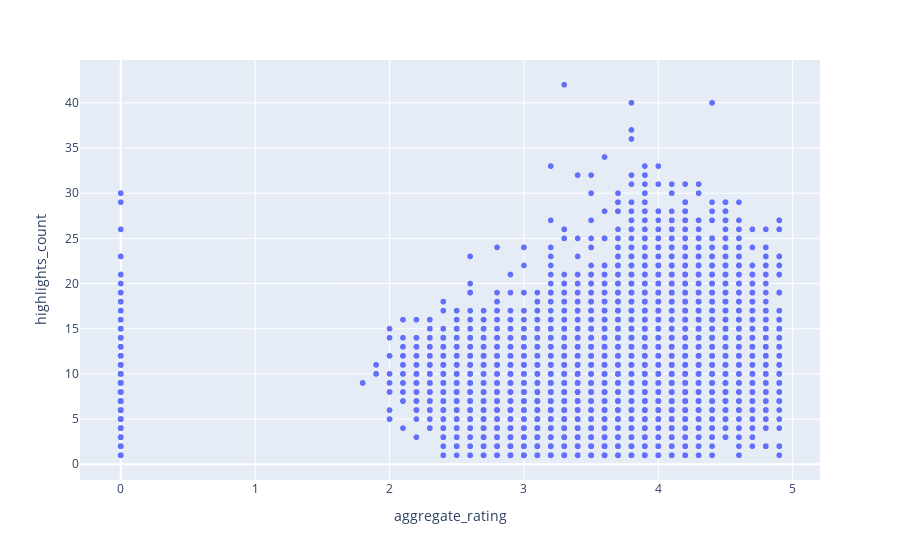

The notebook cell this image was saved under:
### Code cell
fig = px.scatter(data_frame=data, x='aggregate_rating', y='highlights_count')
fig.show()

### Figure 1 — Plotly figure (JSON) as saved in the notebook; plotly's stock layout.template omitted (floating-point values rounded to 4 significant figures; data arrays with more than 128 entries replaced by an {"elided": "..."} marker saying what was removed)
{"data": [{"hovertemplate": "aggregate_rating=%{x}<br>highlights_count=%{y}<extra></extra>", "legendgroup": "", "marker": {"color": "#636efa", "symbol": "circle"}, "mode": "markers", "name": "", "showlegend": false, "type": "scattergl", "x": {"elided": "52173 float values"}, "xaxis": "x", "y": {"elided": "52173 int values"}, "yaxis": "y"}], "layout": {"legend": {"tracegroupgap": 0}, "margin": {"t": 60}, "xaxis": {"anchor": "y", "domain": [0, 1], "title": {"text": "aggregate_rating"}}, "yaxis": {"anchor": "x", "domain": [0, 1], "title": {"text": "highlights_count"}}}}
